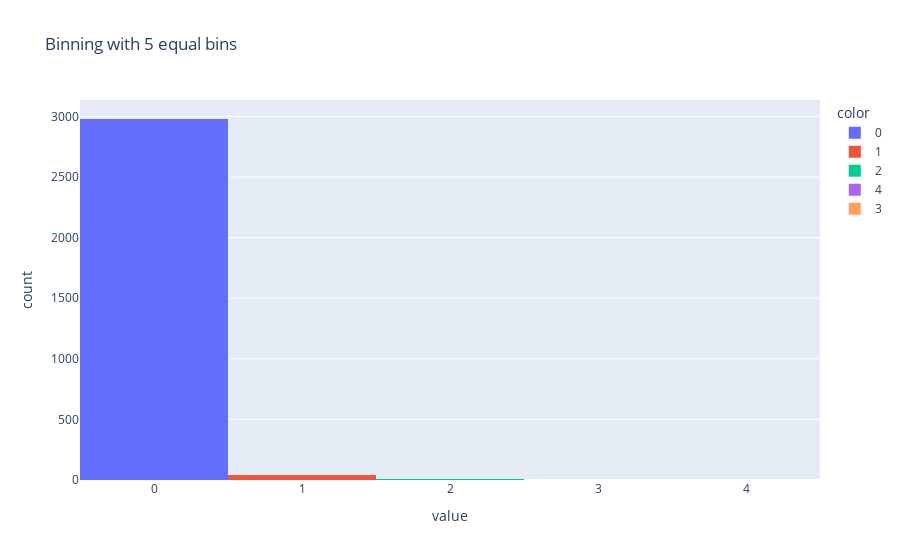

The notebook cell this image was saved under:
### Code cell
px.histogram(dfClassification['weightedLikes'], color=dfClassification['weightedLikes'], title='Binning with 5 equal bins')

### Figure 1 — Plotly figure (JSON) as saved in the notebook; plotly's stock layout.template omitted (floating-point values rounded to 4 significant figures; data arrays with more than 128 entries replaced by an {"elided": "..."} marker saying what was removed)
{"data": [{"alignmentgroup": "True", "bingroup": "x", "hovertemplate": "color=0<br>value=%{x}<br>count=%{y}<extra></extra>", "legendgroup": "0", "marker": {"color": "#636efa"}, "name": "0", "offsetgroup": "0", "orientation": "v", "showlegend": true, "type": "histogram", "x": {"elided": "2979 int values"}, "xaxis": "x", "yaxis": "y"}, {"alignmentgroup": "True", "bingroup": "x", "hovertemplate": "color=1<br>value=%{x}<br>count=%{y}<extra></extra>", "legendgroup": "1", "marker": {"color": "#EF553B"}, "name": "1", "offsetgroup": "1", "orientation": "v", "showlegend": true, "type": "histogram", "x": [1, 1, 1, 1, 1, 1, 1, 1, 1, 1, 1, 1, 1, 1, 1, 1, 1, 1, 1, 1, 1, 1, 1, 1, 1, 1, 1, 1, 1, 1, 1, 1, 1, 1, 1, 1, 1, 1, 1, 1], "xaxis": "x", "yaxis": "y"}, {"alignmentgroup": "True", "bingroup": "x", "hovertemplate": "color=2<br>value=%{x}<br>count=%{y}<extra></extra>", "legendgroup": "2", "marker": {"color": "#00cc96"}, "name": "2", "offsetgroup": "2", "orientation": "v", "showlegend": true, "type": "histogram", "x": [2, 2, 2, 2, 2, 2], "xaxis": "x", "yaxis": "y"}, {"alignmentgroup": "True", "bingroup": "x", "hovertemplate": "color=4<br>value=%{x}<br>count=%{y}<extra></extra>", "legendgroup": "4", "marker": {"color": "#ab63fa"}, "name": "4", "offsetgroup": "4", "orientation": "v", "showlegend": true, "type": "histogram", "x": [4], "xaxis": "x", "yaxis": "y"}, {"alignmentgroup": "True", "bingroup": "x", "hovertemplate": "color=3<br>value=%{x}<br>count=%{y}<extra></extra>", "legendgroup": "3", "marker": {"color": "#FFA15A"}, "name": "3", "offsetgroup": "3", "orientation": "v", "showlegend": true, "type": "histogram", "x": [3], "xaxis": "x", "yaxis": "y"}], "layout": {"barmode": "relative", "legend": {"title": {"text": "color"}, "tracegroupgap": 0}, "title": {"text": "Binning with 5 equal bins"}, "xaxis": {"anchor": "y", "domain": [0, 1], "title": {"text": "value"}}, "yaxis": {"anchor": "x", "domain": [0, 1], "title": {"text": "count"}}}}
